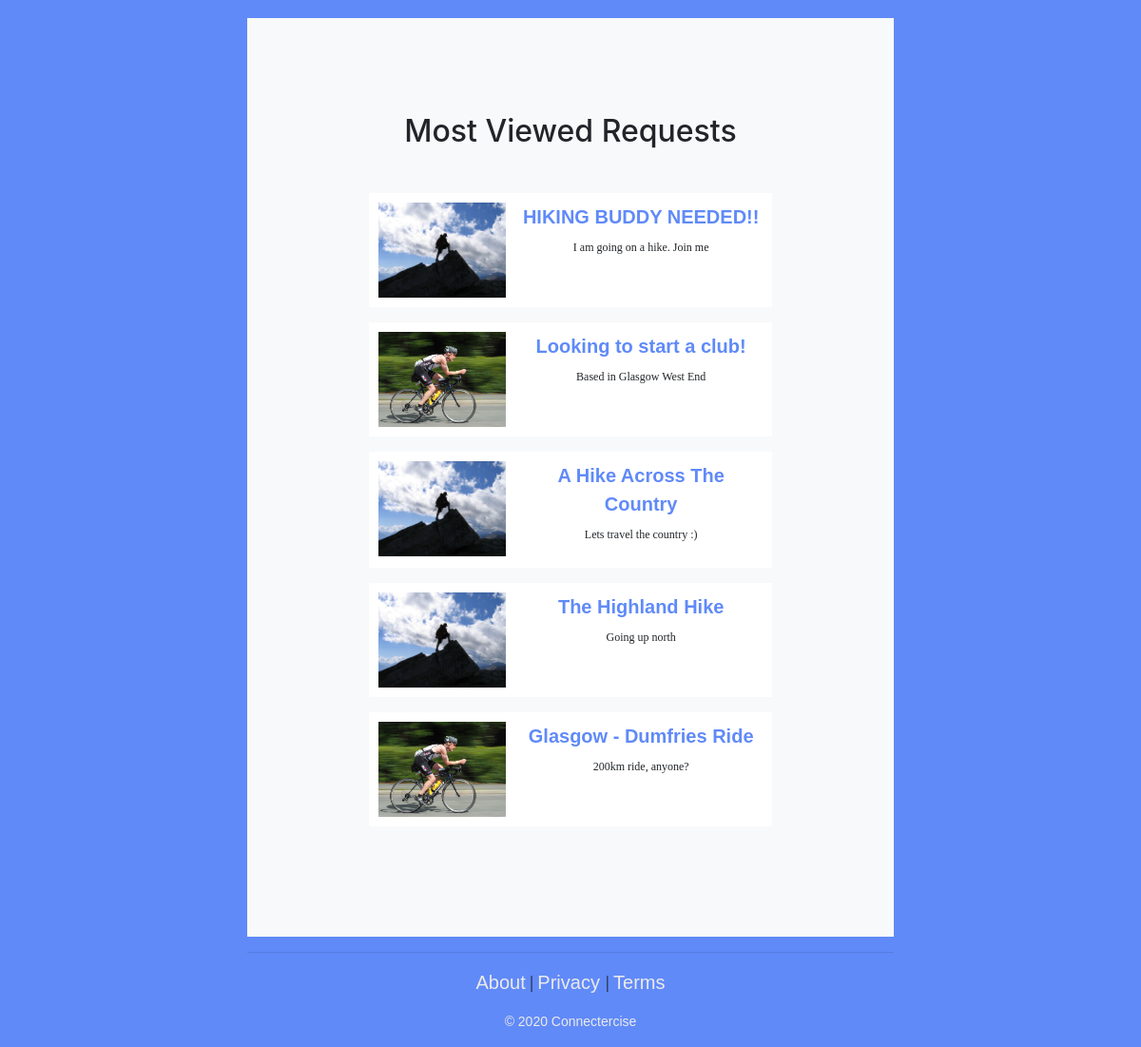
The app's page /explore/ (lower part), older data.
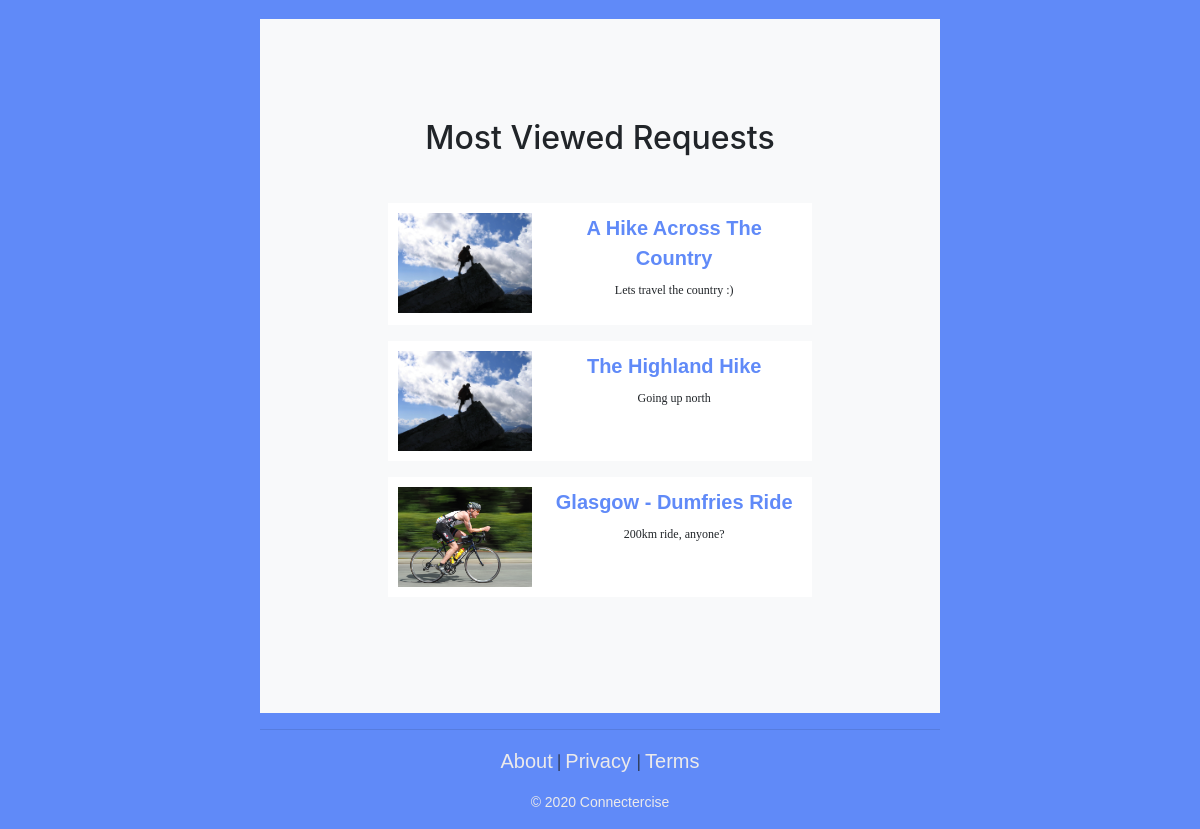
The same page, newer data.
### connectercise/models.py (models this page shows, shortened)
class SportRequest(models.Model):
    sport = models.ForeignKey(Sport, on_delete=models.CASCADE)
    title = models.CharField(max_length=128)
    views = models.IntegerField(default=0)
    slug = models.SlugField(unique=True)
    request_id = models.CharField(max_length=128,primary_key=True)
    suggested_date = models.DateField(null=True, blank=True, help_text='MM/DD/YY (optional HH:MM)')
    location = models.CharField(max_length=512)
    creator = models.ForeignKey(User, on_delete=models.CASCADE)
    desc = models.CharField(max_length=1024)
    completed = models.BooleanField(default=False)
    picture = models.ImageField(upload_to='requests', blank=True)

class Sport(models.Model):
    name = models.CharField(max_length=128, unique=True)
    slug = models.SlugField(unique=True)
    picture = models.ImageField(upload_to='sports', default='sports/default.jpg')

### connectercise/views.py (the view)
# urls.py: path('explore/', views.explore, name='explore'),
def explore(request):
    sport_list = Sport.objects.all()[:5]
    request_list = SportRequest.objects.order_by('-views')[:5]
    context_dict = {}
    context_dict['sports'] = sport_list
    context_dict['requests'] = request_list
    return render(request, 'connectercise/explore.html', context=context_dict)

### templates/connectercise/explore.html (shortened to what this page needs)
{% extends 'connectercise/base.html' %}
{% load static %}
{% block body_block %}
<div class="container text-center">
    <br>
    <section id="requests" class="bg-light">
    <div class="container">
        <div class="row">
            <div class="col-lg-8 mx-auto">
            <h2>Most Viewed Requests</h2><br>
                        <p class="card-text">
                        {% if requests %}
                            {% for r in requests %}
                            {% if r.completed == False %}
                            <ul class="list">
                                <li class="list">
                                {% if r.picture %}
                                <img class="list" src="{{ r.picture.url }}" />
                                {% else %}
                                <img class="list" src="{{ r.sport.picture.url }}" />
                                {% endif %}
                                <h3 class="list"><a href="{% url 'connectercise:show_request' r.sport.slug r.slug %}">
                                {{ r.title }}</a></h3>
                                <p class="list">{{ r.desc }}</p>
                                </li>
                            </ul>
                                {% endif %}
                            {% endfor %}
                        {% else %}
                            <li class="nav-item">There are no requests present.</li>
                        {% endif %}
                        </p>
            </div>
        </div>
    </div>
    </section>
</div>
{% endblock %}

Row changes from the older to the newer data that the page shows:
no longer on this page (row edited): SportRequest: sport.picture (picture), title "HIKING BUDDY NEEDED!!", desc "I am going on a hike. Join me"
no longer on this page (row edited): SportRequest: sport.picture (picture), title "Looking to start a club!", desc "Based in Glasgow West End"
